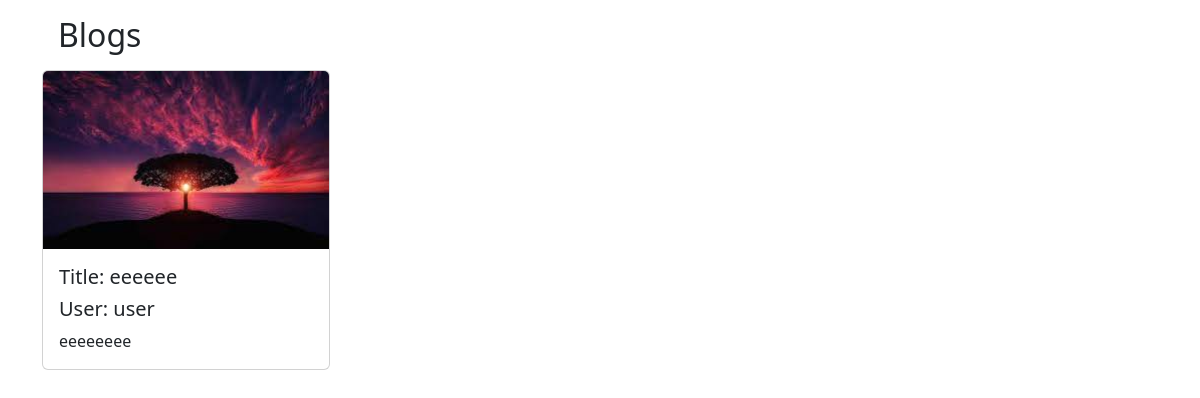
The app's page /posts/ (signed in), older data.
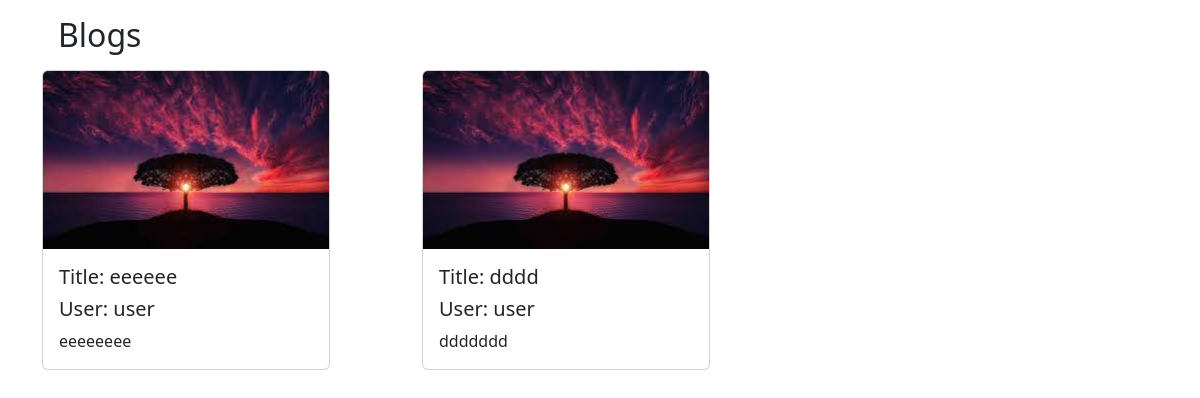
The same page, newer data.
### blogs/models.py (models this page shows)
class Blog(models.Model):
    title = models.CharField(max_length=255)
    user = models.ForeignKey(CustomUser, on_delete=models.CASCADE)
    content = models.CharField(max_length=255)
    date = models.DateTimeField(auto_now_add=True)
    last_change = models.DateTimeField(auto_now=True)

class CustomUser(AbstractUser):
    blocked_users = models.ManyToManyField('self',related_name='blocked_by',null=True,blank=True)

### blogs/views.py (the view)
# urls.py: path('posts/', posts, name="posts"),
def posts(request):
    queryset=Blog.objects.all()
    filtered=[]
    cu=CustomUser.objects.filter(id=request.user.id).first()
    for blog in queryset:
        blockedUsers=cu.blocked_users.all()
        if blog.user in blockedUsers:
            continue
        else:
            filtered.append(blog)
    context = {"blogs":filtered}
    return render(request, "posts.html", context=context)

### templates/posts.html (shortened to what this page needs)
{% extends "base_generic.html" %}
{% block content %}
    <h2 class="m-3">Blogs</h2>
    <div  class="row row-cols-1 row-cols-md-3 g-4" id="cards">
	{% for blog in blogs %}
        <div class="col">
		<div class="card" style="width: 18rem;">
        <img class="card-img-top" alt="Card image cap">
  		<div class="card-body">
    		<h5 class="card-title">Title: {{blog.title}}</h5>
            <h5 class="card-title">User: {{blog.user.username}}</h5>
    		<p class="card-text">{{blog.content}}</p>
  		</div>
		</div></div>
	{% endfor %}
</div>
{% endblock %}

Row changes from the older to the newer data that the page shows:
added Blog: title "dddd", user.username "user", content "ddddddd"
